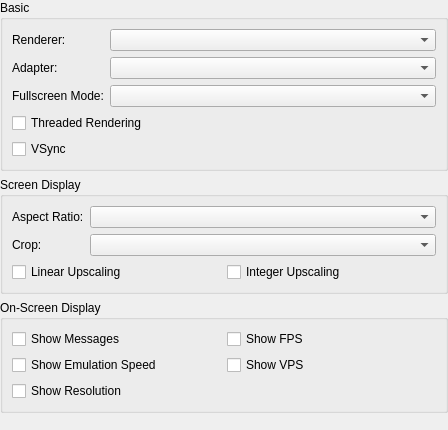
<?xml version="1.0" encoding="UTF-8"?>
<ui version="4.0">
 <class>DisplaySettingsWidget</class>
 <widget class="QWidget" name="DisplaySettingsWidget">
  <property name="geometry">
   <rect>
    <x>0</x>
    <y>0</y>
    <width>448</width>
    <height>430</height>
   </rect>
  </property>
  <property name="windowTitle">
   <string>Form</string>
  </property>
  <layout class="QVBoxLayout" name="verticalLayout_2">
   <property name="leftMargin">
    <number>0</number>
   </property>
   <property name="topMargin">
    <number>0</number>
   </property>
   <property name="rightMargin">
    <number>0</number>
   </property>
   <property name="bottomMargin">
    <number>0</number>
   </property>
   <item>
    <widget class="QGroupBox" name="groupBox">
     <property name="title">
      <string>Basic</string>
     </property>
     <layout class="QFormLayout" name="formLayout_3">
      <item row="0" column="0">
       <widget class="QLabel" name="label">
        <property name="text">
         <string>Renderer:</string>
        </property>
       </widget>
      </item>
      <item row="0" column="1">
       <widget class="QComboBox" name="renderer"/>
      </item>
      <item row="1" column="0">
       <widget class="QLabel" name="label_5">
        <property name="text">
         <string>Adapter:</string>
        </property>
       </widget>
      </item>
      <item row="1" column="1">
       <widget class="QComboBox" name="adapter"/>
      </item>
      <item row="2" column="0">
       <widget class="QLabel" name="label_2">
        <property name="text">
         <string>Fullscreen Mode:</string>
        </property>
       </widget>
      </item>
      <item row="2" column="1">
       <widget class="QComboBox" name="fullscreenMode"/>
      </item>
      <item row="3" column="0" colspan="2">
       <widget class="QCheckBox" name="gpuThread">
        <property name="text">
         <string>Threaded Rendering</string>
        </property>
       </widget>
      </item>
      <item row="4" column="0" colspan="2">
       <widget class="QCheckBox" name="vsync">
        <property name="text">
         <string>VSync</string>
        </property>
       </widget>
      </item>
     </layout>
    </widget>
   </item>
   <item>
    <widget class="QGroupBox" name="groupBox_3">
     <property name="title">
      <string>Screen Display</string>
     </property>
     <layout class="QFormLayout" name="formLayout">
      <item row="0" column="0">
       <widget class="QLabel" name="label_4">
        <property name="text">
         <string>Aspect Ratio:</string>
        </property>
       </widget>
      </item>
      <item row="0" column="1">
       <widget class="QComboBox" name="displayAspectRatio"/>
      </item>
      <item row="1" column="0">
       <widget class="QLabel" name="label_3">
        <property name="text">
         <string>Crop:</string>
        </property>
       </widget>
      </item>
      <item row="1" column="1">
       <widget class="QComboBox" name="displayCropMode"/>
      </item>
      <item row="2" column="0" colspan="2">
       <layout class="QGridLayout" name="gridLayout_2">
        <item row="0" column="0">
         <widget class="QCheckBox" name="displayLinearFiltering">
          <property name="text">
           <string>Linear Upscaling</string>
          </property>
         </widget>
        </item>
        <item row="0" column="1">
         <widget class="QCheckBox" name="displayIntegerScaling">
          <property name="text">
           <string>Integer Upscaling</string>
          </property>
         </widget>
        </item>
       </layout>
      </item>
     </layout>
    </widget>
   </item>
   <item>
    <widget class="QGroupBox" name="groupBox_5">
     <property name="title">
      <string>On-Screen Display</string>
     </property>
     <layout class="QGridLayout" name="formLayout_5">
      <item row="2" column="0">
       <widget class="QCheckBox" name="showOSDMessages">
        <property name="text">
         <string>Show Messages</string>
        </property>
       </widget>
      </item>
      <item row="2" column="1">
       <widget class="QCheckBox" name="showFPS">
        <property name="text">
         <string>Show FPS</string>
        </property>
       </widget>
      </item>
      <item row="3" column="0">
       <widget class="QCheckBox" name="showSpeed">
        <property name="text">
         <string>Show Emulation Speed</string>
        </property>
       </widget>
      </item>
      <item row="3" column="1">
       <widget class="QCheckBox" name="showVPS">
        <property name="text">
         <string>Show VPS</string>
        </property>
       </widget>
      </item>
      <item row="4" column="0">
       <widget class="QCheckBox" name="showResolution">
        <property name="text">
         <string>Show Resolution</string>
        </property>
       </widget>
      </item>
     </layout>
    </widget>
   </item>
   <item>
    <spacer name="verticalSpacer">
     <property name="orientation">
      <enum>Qt::Vertical</enum>
     </property>
     <property name="sizeHint" stdset="0">
      <size>
       <width>20</width>
       <height>40</height>
      </size>
     </property>
    </spacer>
   </item>
  </layout>
 </widget>
 <resources/>
 <connections/>
</ui>
